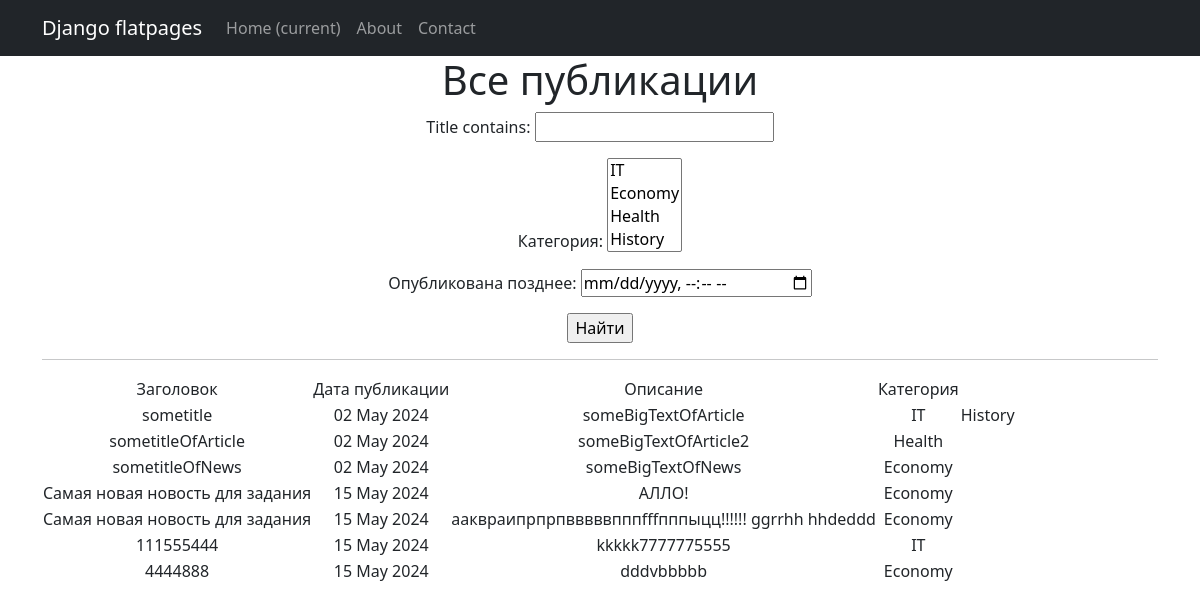
The app's page /news/search/ with its own data.
### news/models.py (models this page shows, shortened)
class Post(models.Model):
    author = models.ForeignKey(Author,on_delete=models.CASCADE)
    Article = 'AR'
    News = 'NW'
    CATEGORY_CHOICES = (
        (Article, 'Статья'),
        (News, 'Новость')
    )
    categoryType = models.CharField(max_length=2,choices=CATEGORY_CHOICES,default=Article)
    creationTime = models.DateTimeField(auto_now_add=True)
    newsCategory = models.ManyToManyField(Category,through='PostCategory')
    title = models.CharField(max_length=128)
    text = models.TextField()
    newsRating = models.IntegerField(default=0)
    added_at = models.DateTimeField(
        auto_now=True,
    )

class Category(models.Model):
    name = models.CharField(max_length=64,unique=True)
    def __str__(self):
        return self.name

### news/views.py (the view)
# urls.py: path('news/search/', NewsSearch.as_view(), name='news_search'),
class NewsSearch(ListView):
    model=Post
    template_name = 'news_search.html'
    context_object_name = 'search'
    def get_queryset(self):
        queryset = super().get_queryset()
        self.filterset = PostFilter(self.request.GET, queryset)
        return self.filterset.qs
    def get_context_data(self, **kwargs):
        context = super().get_context_data(**kwargs)
        context['filterset'] = self.filterset
        context['time_now']=datetime.now()
        return context

### news/templatetags/custom_filters.py (called while the page is built)
@register.filter()
def censor(text):
    if not isinstance(text,str):
        raise StrException
    else:
        text_list = text.split()
        censored_text_list = []
        for word in text_list:
            clean_word = ''.join(c for c in word if c not in string.punctuation)
            if clean_word.lower() in bad_words:
                censored_word = clean_word[0] + (len(clean_word) - 1) * '*'
                censored_text_list.append(word.replace(clean_word, censored_word))
            else:
                censored_text_list.append(word)
        return ' '.join(censored_text_list)

### templates/news_search.html (shortened to what this page needs)
{% extends 'flatpages/default.html' %}
{% load custom_filters %}
{% load custom_tags %}
{% block content %}
   <h1>Все публикации</h1>
   <form action="" method="get">
       {{ filterset.form.as_p }}
       <input type="submit" value="Найти" />
   </form>
   <hr>
   {% if search %}
       <table>
           <tr>
               <td>Заголовок</td>
               <td>Дата публикации</td>
               <td>Описание</td>
               <td>Категория</td>
           </tr>
           {% for new in search %}
           <tr>
               <td>{{ new.title|censor }}</td>
               <td>{{ new.creationTime|date:'d M Y' }}</td>
               <td>{{ new.text|truncatewords:4|censor }}</td>
               {% for cat in new.newsCategory.all %}
               <td>{{ cat.name }}</td>
               {% endfor %}
           </tr>
           {% endfor %}
       </table>
   {% else %}
       <h2>Новостей нет!</h2>
   {% endif %}
{% endblock content %}

### records on screen
Post: title|censor "sometitle", creationTime "02 May 2024", text|censor "someBigTextOfArticle"
Category: name "IT"
Category: name "History"
Post: title|censor "sometitleOfArticle", creationTime "02 May 2024", text|censor "someBigTextOfArticle2"
Category: name "Health"
Post: title|censor "sometitleOfNews", creationTime "02 May 2024", text|censor "someBigTextOfNews"
Category: name "Economy"
Post: title|censor "Самая новая новость для задания", creationTime "15 May 2024", text|censor "АЛЛО!"
Post: title|censor "Самая новая новость для задания", creationTime "15 May 2024", text|censor "ааквраипрпрпвввввпппfffпппыцц!!!!!! ggrrhh hhdeddd"
Post: title|censor "111555444", creationTime "15 May 2024", text|censor "kkkkk7777775555"
Post: title|censor "4444888", creationTime "15 May 2024", text|censor "dddvbbbbb"
